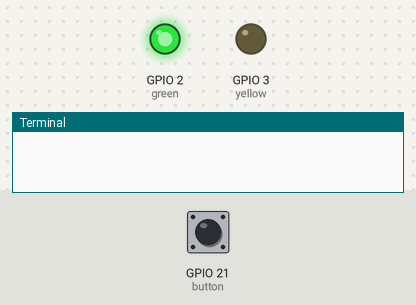
This program was run on a simulated Raspberry Pi (BCM pin numbers). Parts: output pins drawn as LEDs (lit = HIGH), the last lines printed to the terminal. The inputs (shaded band) are chosen by the test bench; at power-on: GPIO 21 (button) HIGH. Random numbers come from a fixed seed; the clock reads 2024-03-15 10:24:30 at power-on unless the program sets it. At 4.3 s the program stops and its outputs stay as they are.

Above: at 0.1 s.
At 4.2 s:
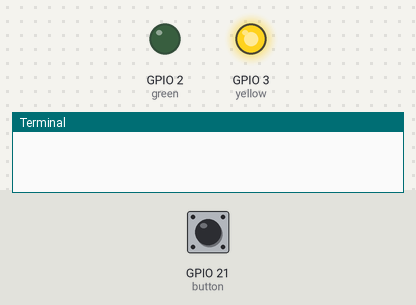
4.3 s: GPIO 21 (button) pulled LOW for 0.15 s
At 5.4 s:
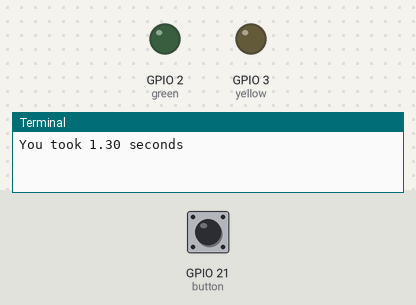
Timing chart, 0 to 5.8 s (numbered marks = the images above; inputs shaded):
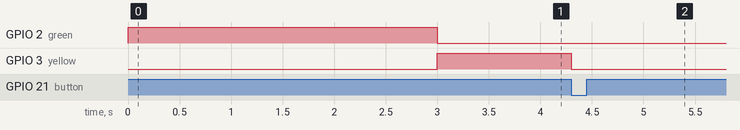

The program:

reaction_time.py
```python
from gpiozero import Button
from gpiozero import LED
from time import *
import time
import random

button = Button(21)
green =LED(2)
yellow=LED(3)


green.on()
yellow.off()

wait = random.randint(2,7)
sleep(wait)

start_time = time.time()

while True:
	if button.is_pressed:
		yellow.off()
		end_time = time.time()
		elapsed_time = end_time - start_time
		print ("You took " + "%.2f" %elapsed_time + " seconds")
		break
	else:
		yellow.on()
		green.off()

green.off()
yellow.off()
```

Measured:
- after the input at 4.3 s, GPIO 3 (yellow): HIGH → LOW at once
